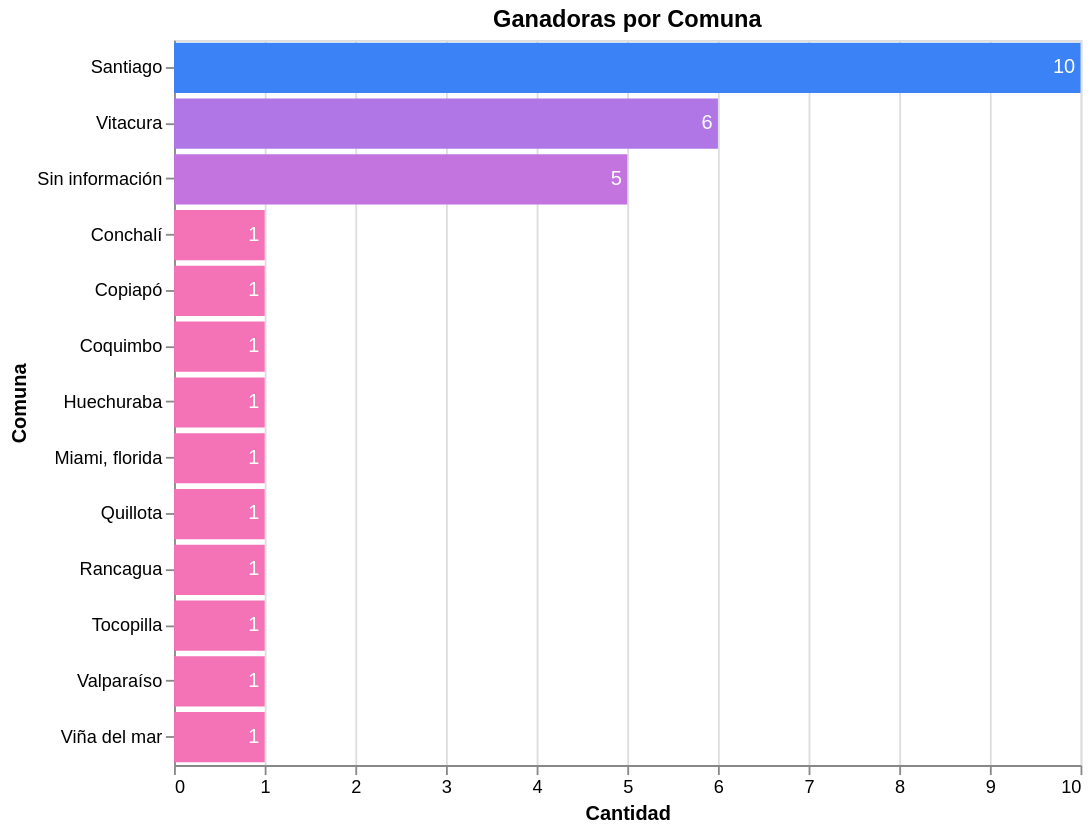

Notebook code cell kept with this figure:
### Code cell
file_path = 'bertran.database2.limpia.csv'
df = pd.read_csv(file_path, sep=";")
source = df.groupby('Comuna de crianza').size().reset_index(name='Cantidad')
base = alt.Chart(source).encode(
    x=alt.X('Cantidad:Q').stack('zero'),
    y=alt.Y('Comuna de crianza:N', title='Comuna').sort('-x'),
    text=alt.Text('Cantidad:Q', format='.0f')
)
bars = base.mark_bar().encode(
    color=alt.Color('Cantidad:Q',
                    scale=alt.Scale(range=['#f472b6','#3b82f6']),
                    legend=None)
)
text = base.mark_text(
    align='right',
    dx=-3,
    color='white'
)
grafico_final = (bars + text).properties(
    title='Ganadoras por Comuna',
    width=500,
    height=400
)
grafico_final.save('visualizacion_final.html')
grafico_final

### Figure 1 — Vega-Lite specification as saved in the notebook (floating-point values rounded to 4 significant figures)
{"config": {"view": {"continuousWidth": 300, "continuousHeight": 300}}, "layer": [{"mark": {"type": "bar"}, "encoding": {"color": {"field": "Cantidad", "legend": null, "scale": {"range": ["#f472b6", "#3b82f6"]}, "type": "quantitative"}, "text": {"field": "Cantidad", "format": ".0f", "type": "quantitative"}, "x": {"field": "Cantidad", "stack": "zero", "type": "quantitative"}, "y": {"field": "Comuna de crianza", "sort": "-x", "title": "Comuna", "type": "nominal"}}}, {"mark": {"type": "text", "align": "right", "color": "white", "dx": -3}, "encoding": {"text": {"field": "Cantidad", "format": ".0f", "type": "quantitative"}, "x": {"field": "Cantidad", "stack": "zero", "type": "quantitative"}, "y": {"field": "Comuna de crianza", "sort": "-x", "title": "Comuna", "type": "nominal"}}}], "data": {"name": "data-4597abc438b2f6a0ff641ecf6269ef78"}, "height": 400, "title": "Ganadoras por Comuna", "width": 500, "$schema": "https://vega.github.io/schema/vega-lite/v5.20.1.json", "datasets": {"data-4597abc438b2f6a0ff641ecf6269ef78": [{"Comuna de crianza": "Conchalí", "Cantidad": 1}, {"Comuna de crianza": "Copiapó", "Cantidad": 1}, {"Comuna de crianza": "Coquimbo", "Cantidad": 1}, {"Comuna de crianza": "Huechuraba", "Cantidad": 1}, {"Comuna de crianza": "Miami, florida", "Cantidad": 1}, {"Comuna de crianza": "Quillota", "Cantidad": 1}, {"Comuna de crianza": "Rancagua", "Cantidad": 1}, {"Comuna de crianza": "Santiago", "Cantidad": 10}, {"Comuna de crianza": "Sin información", "Cantidad": 5}, {"Comuna de crianza": "Tocopilla", "Cantidad": 1}, {"Comuna de crianza": "Valparaíso", "Cantidad": 1}, {"Comuna de crianza": "Vitacura", "Cantidad": 6}, {"Comuna de crianza": "Viña del mar", "Cantidad": 1}]}}
